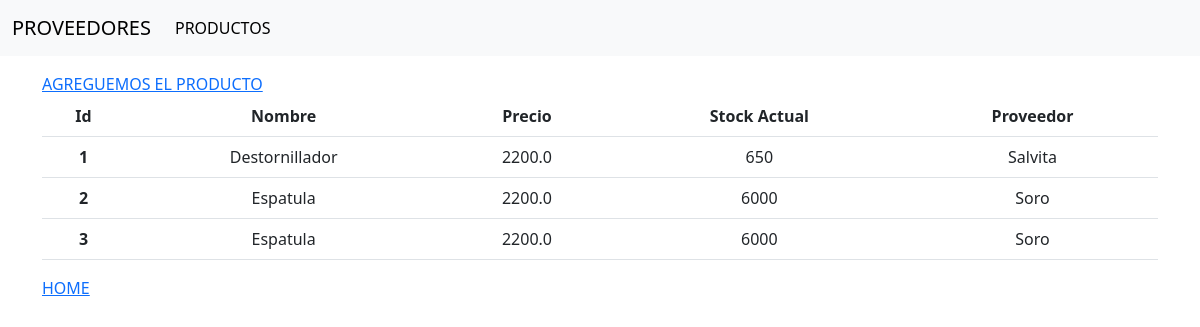
The page /productos/listado on the database as committed earlier.
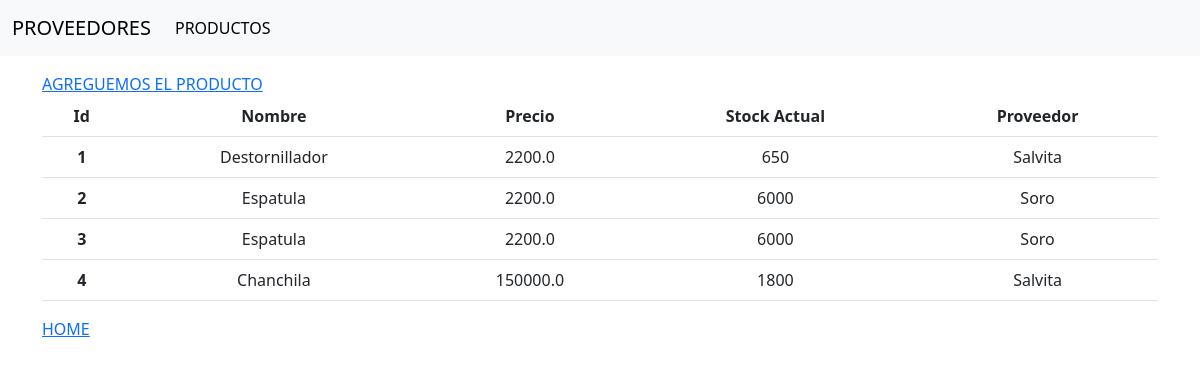
The same page on the database as committed later.
### StockControl/models.py (models this page shows)
class Producto(models.Model):
    nombre = models.CharField(max_length=50)
    precio = models.FloatField(max_length=6)
    stock_actual = models.IntegerField()
    proveedor = models.ForeignKey(Proveedor, on_delete=models.SET_NULL, null=True)

class Proveedor(models.Model):
    nombre = models.CharField(max_length=50)
    apellido = models.CharField(max_length=50)
    dni = models.IntegerField()
    def __str__(self):
        return '{}'.format(self.nombre)

### StockControl/views.py (the view)
def productos(request):
    productos = Producto.objects.all();
    return render(request, 'listado_productos.html', {'productos':productos})

### StockControl/templates/listado_productos.html
{% extends 'base.html' %}
{% block 'contenido' %}
<table class="table text-center">
  <thead>
    <tr>
      <th scope="col">Id</th>
      <th scope="col">Nombre</th>
      <th scope="col">Precio</th>
      <th scope="col">Stock Actual</th>
      <th scope="col">Proveedor</th>
    </tr>
  </thead>
  <tbody>
    {% for p in productos %}
    <tr>
      <th scope="row">{{ p.id }}</th>
      <td>{{ p.nombre }}</td>
      <td>{{ p.precio }}</td>
      <td>{{ p.stock_actual }}</td>
      <td>{{ p.proveedor }}</td>
    {% endfor %}
  </tbody>
    <a href="../productos/agregar"> AGREGUEMOS EL PRODUCTO</a>
</table>
<div>
    <a href='..'> HOME</a>
</div>
{% endblock %}

Rows that differ between the two databases and show on the page:
added Producto: id "4", nombre "Chanchila", precio "150000.0", stock_actual "1800", proveedor "Salvita"
